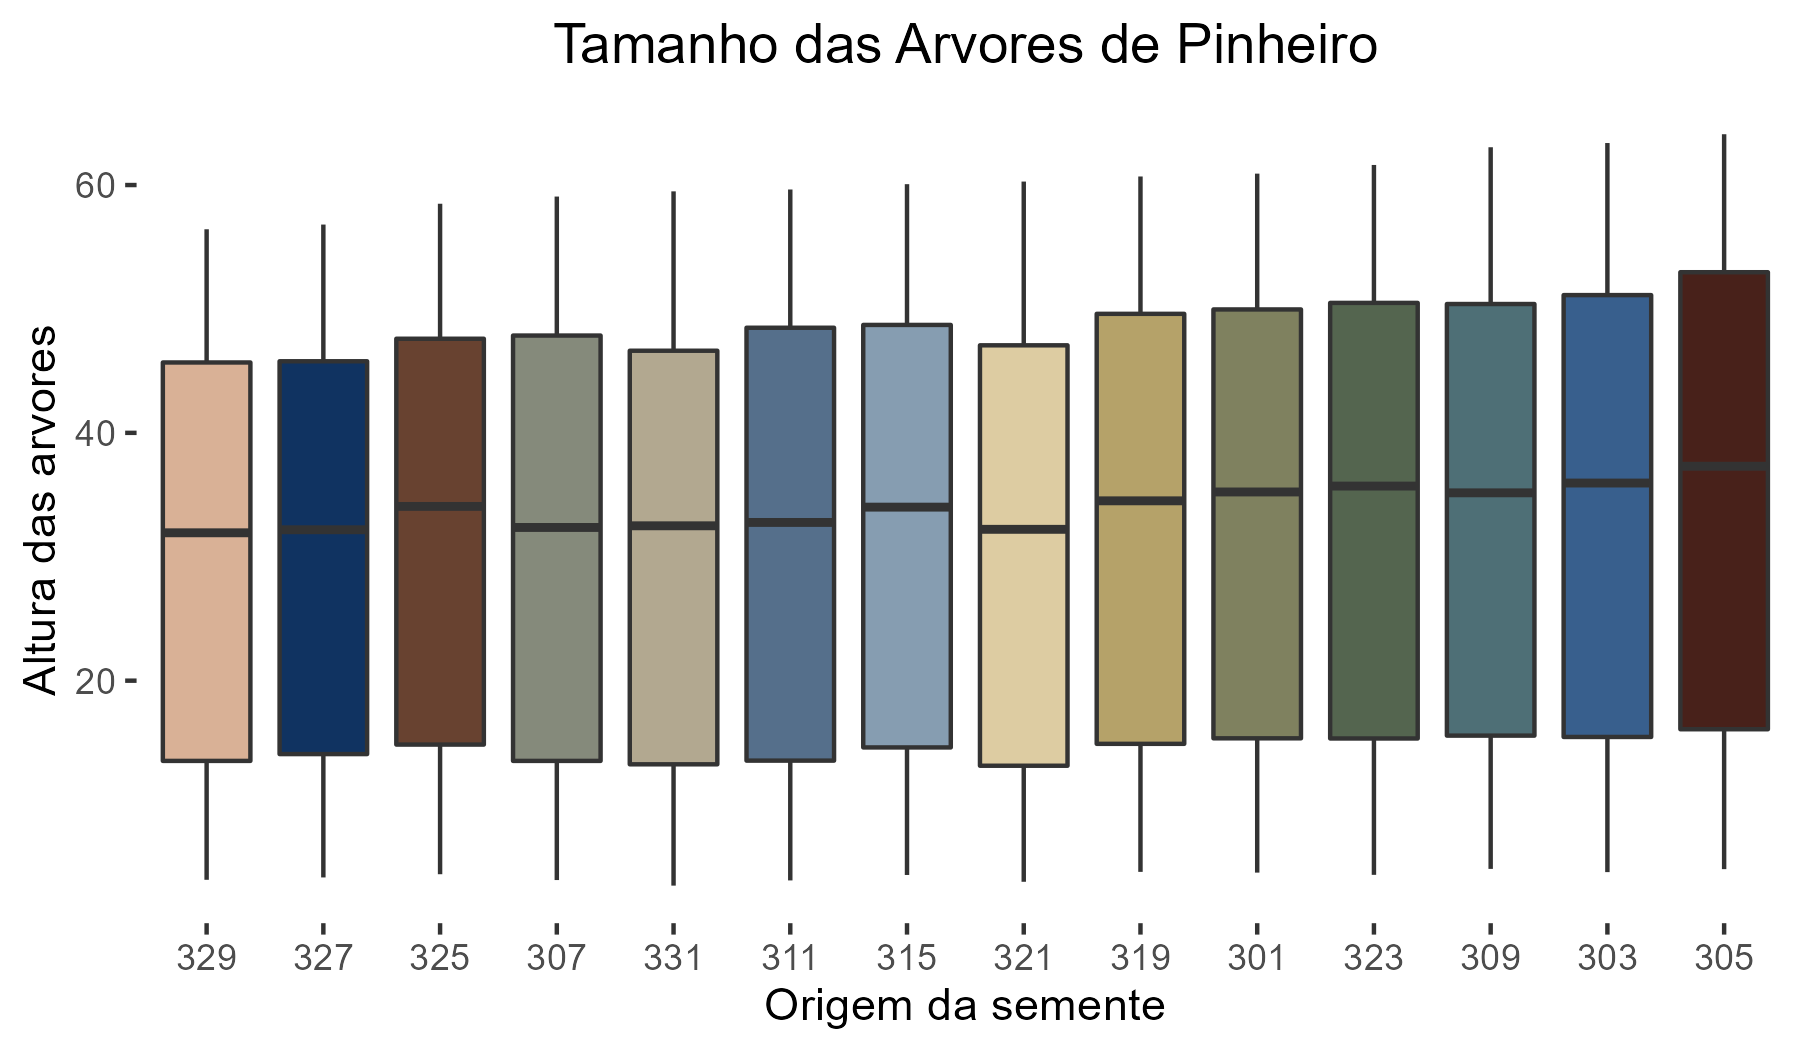

Recreate this plot in R.
library(ggplot2)
library(here)
#devtools::install_github("EdwinTh/dutchmasters")
library("dutchmasters")

boxplot(height~Seed, data= Loblolly)
ggplot2::ggplot(data=Loblolly,aes(x=Seed,y=height, fill=Seed)) +
  ggplot2::geom_boxplot() +
  xlab("Origem da semente")+
  ylab("Altura das arvores")+
  ggtitle("Tamanho das Arvores de Pinheiro")+
  scale_fill_dutchmasters(pearl_earring) +
  theme(legend.position = 'none',
        panel.background = element_blank(),
        plot.title =element_text(hjust = 0.5))
  
ggsave('Loblolly.png', path=here())
